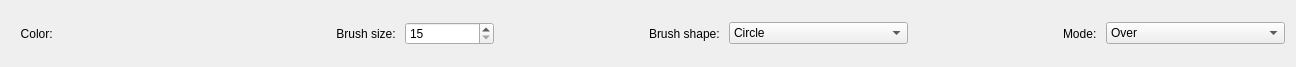
<?xml version="1.0" encoding="UTF-8"?>
<ui version="4.0">
 <class>BrushToolMenu</class>
 <widget class="QWidget" name="BrushToolMenu">
  <property name="geometry">
   <rect>
    <x>0</x>
    <y>0</y>
    <width>1296</width>
    <height>67</height>
   </rect>
  </property>
  <property name="windowTitle">
   <string>Form</string>
  </property>
  <layout class="QHBoxLayout" name="horizontalLayout_2">
   <item>
    <layout class="QHBoxLayout" name="horizontalLayout" stretch="3,8,10,3,6,10,4,12,10,0,12">
     <item>
      <widget class="QLabel" name="label_2">
       <property name="text">
        <string>Color: </string>
       </property>
       <property name="alignment">
        <set>Qt::AlignRight|Qt::AlignTrailing|Qt::AlignVCenter</set>
       </property>
      </widget>
     </item>
     <item>
      <widget class="ColorPickerLabel" name="colorLabel">
       <property name="styleSheet">
        <string notr="true">ColorPickerLabel{
	margin : 3.5px;
}</string>
       </property>
       <property name="text">
        <string/>
       </property>
      </widget>
     </item>
     <item>
      <spacer name="horizontalSpacer">
       <property name="orientation">
        <enum>Qt::Horizontal</enum>
       </property>
       <property name="sizeHint" stdset="0">
        <size>
         <width>40</width>
         <height>20</height>
        </size>
       </property>
      </spacer>
     </item>
     <item>
      <widget class="QLabel" name="label_3">
       <property name="text">
        <string>Brush size: </string>
       </property>
       <property name="alignment">
        <set>Qt::AlignRight|Qt::AlignTrailing|Qt::AlignVCenter</set>
       </property>
      </widget>
     </item>
     <item>
      <widget class="QSpinBox" name="sizeSpinBox">
       <property name="minimum">
        <number>15</number>
       </property>
       <property name="maximum">
        <number>500</number>
       </property>
      </widget>
     </item>
     <item>
      <spacer name="horizontalSpacer_2">
       <property name="orientation">
        <enum>Qt::Horizontal</enum>
       </property>
       <property name="sizeHint" stdset="0">
        <size>
         <width>40</width>
         <height>20</height>
        </size>
       </property>
      </spacer>
     </item>
     <item>
      <widget class="QLabel" name="label_4">
       <property name="text">
        <string>Brush shape: </string>
       </property>
       <property name="alignment">
        <set>Qt::AlignRight|Qt::AlignTrailing|Qt::AlignVCenter</set>
       </property>
      </widget>
     </item>
     <item>
      <widget class="QComboBox" name="comboBox">
       <item>
        <property name="text">
         <string>Circle</string>
        </property>
       </item>
       <item>
        <property name="text">
         <string>Square</string>
        </property>
       </item>
       <item>
        <property name="text">
         <string>Faded circle</string>
        </property>
       </item>
      </widget>
     </item>
     <item>
      <spacer name="horizontalSpacer_3">
       <property name="orientation">
        <enum>Qt::Horizontal</enum>
       </property>
       <property name="sizeHint" stdset="0">
        <size>
         <width>40</width>
         <height>20</height>
        </size>
       </property>
      </spacer>
     </item>
     <item>
      <widget class="QLabel" name="label">
       <property name="text">
        <string>Mode: </string>
       </property>
      </widget>
     </item>
     <item>
      <widget class="QComboBox" name="modeComboBox">
       <item>
        <property name="text">
         <string>Over</string>
        </property>
       </item>
       <item>
        <property name="text">
         <string>Multiply</string>
        </property>
       </item>
       <item>
        <property name="text">
         <string>Screen</string>
        </property>
       </item>
       <item>
        <property name="text">
         <string>Overlay</string>
        </property>
       </item>
      </widget>
     </item>
    </layout>
   </item>
  </layout>
 </widget>
 <customwidgets>
  <customwidget>
   <class>ColorPickerLabel</class>
   <extends>QLabel</extends>
   <header location="global">colorpickerlabel.h</header>
  </customwidget>
 </customwidgets>
 <resources/>
 <connections/>
</ui>
